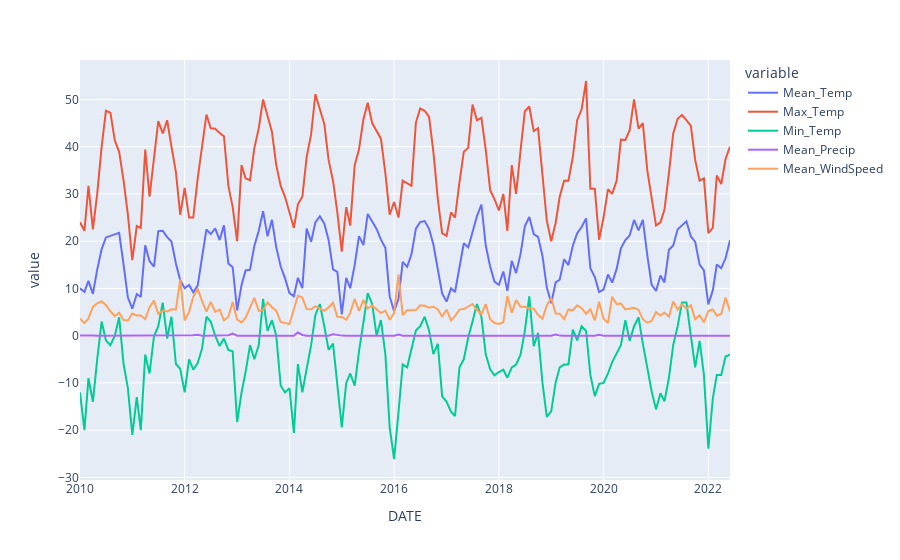

Here is the notebook cell this chart was saved with:
### Code cell
cali_data.plot()

### Figure 1 — Plotly figure (JSON) as saved in the notebook; plotly's stock layout.template omitted (floating-point values rounded to 4 significant figures; data arrays with more than 128 entries replaced by an {"elided": "..."} marker saying what was removed)
{"data": [{"hovertemplate": "variable=Mean_Temp<br>DATE=%{x}<br>value=%{y}<extra></extra>", "legendgroup": "Mean_Temp", "line": {"color": "#636efa", "dash": "solid"}, "marker": {"symbol": "circle"}, "mode": "lines", "name": "Mean_Temp", "orientation": "v", "showlegend": true, "type": "scatter", "x": {"elided": "150 str values"}, "xaxis": "x", "y": {"elided": "150 float values"}, "yaxis": "y"}, {"hovertemplate": "variable=Max_Temp<br>DATE=%{x}<br>value=%{y}<extra></extra>", "legendgroup": "Max_Temp", "line": {"color": "#EF553B", "dash": "solid"}, "marker": {"symbol": "circle"}, "mode": "lines", "name": "Max_Temp", "orientation": "v", "showlegend": true, "type": "scatter", "x": {"elided": "150 str values"}, "xaxis": "x", "y": {"elided": "150 float values"}, "yaxis": "y"}, {"hovertemplate": "variable=Min_Temp<br>DATE=%{x}<br>value=%{y}<extra></extra>", "legendgroup": "Min_Temp", "line": {"color": "#00cc96", "dash": "solid"}, "marker": {"symbol": "circle"}, "mode": "lines", "name": "Min_Temp", "orientation": "v", "showlegend": true, "type": "scatter", "x": {"elided": "150 str values"}, "xaxis": "x", "y": {"elided": "150 float values"}, "yaxis": "y"}, {"hovertemplate": "variable=Mean_Precip<br>DATE=%{x}<br>value=%{y}<extra></extra>", "legendgroup": "Mean_Precip", "line": {"color": "#ab63fa", "dash": "solid"}, "marker": {"symbol": "circle"}, "mode": "lines", "name": "Mean_Precip", "orientation": "v", "showlegend": true, "type": "scatter", "x": {"elided": "150 str values"}, "xaxis": "x", "y": {"elided": "150 float values"}, "yaxis": "y"}, {"hovertemplate": "variable=Mean_WindSpeed<br>DATE=%{x}<br>value=%{y}<extra></extra>", "legendgroup": "Mean_WindSpeed", "line": {"color": "#FFA15A", "dash": "solid"}, "marker": {"symbol": "circle"}, "mode": "lines", "name": "Mean_WindSpeed", "orientation": "v", "showlegend": true, "type": "scatter", "x": {"elided": "150 str values"}, "xaxis": "x", "y": {"elided": "150 float values"}, "yaxis": "y"}], "layout": {"legend": {"title": {"text": "variable"}, "tracegroupgap": 0}, "margin": {"t": 60}, "xaxis": {"anchor": "y", "domain": [0, 1], "title": {"text": "DATE"}}, "yaxis": {"anchor": "x", "domain": [0, 1], "title": {"text": "value"}}}}
